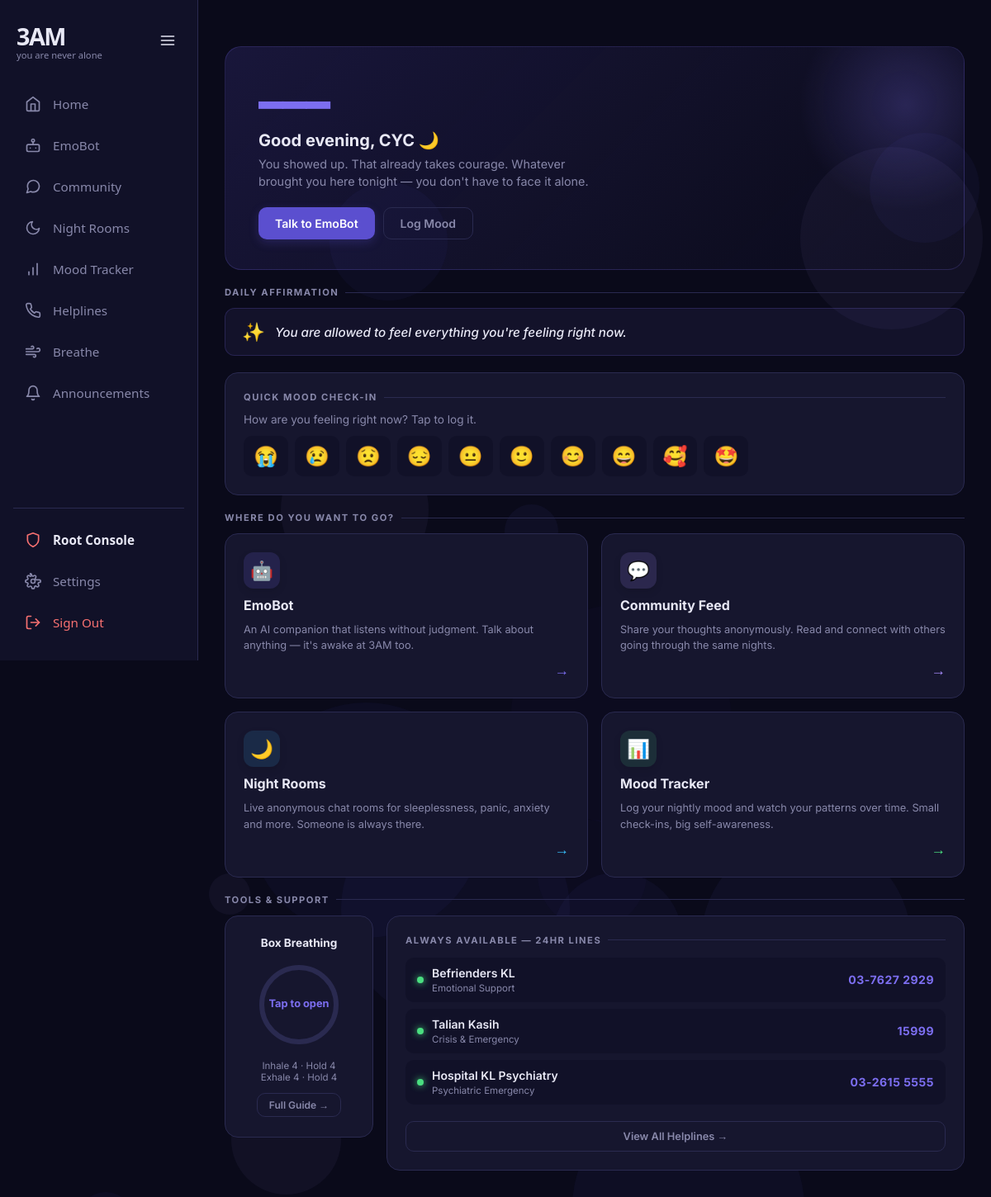
Page /home (signed in) on the committed database.
### app/models.py (models this page shows, shortened)
class User(UserMixin, db.Model):
    __tablename__ = "users"
    id             = db.Column(db.Integer, primary_key=True)
    username       = db.Column(db.String(80), unique=True, nullable=False)
    email          = db.Column(db.String(120), unique=True, nullable=False)
    password_hash  = db.Column(db.String(255), nullable=False)
    is_anonymous_mode = db.Column(db.Boolean, default=False)
    is_admin       = db.Column(db.Boolean, default=False)
    created_at     = db.Column(db.DateTime, default=datetime.utcnow)
    last_active    = db.Column(db.DateTime, default=datetime.utcnow)
    checkin_streak = db.Column(db.Integer, default=0)
    last_checkin   = db.Column(db.Date, nullable=True)
    moods    = db.relationship("Mood", backref="user", lazy=True)
    posts    = db.relationship("Post", backref="user", lazy=True)

class Helpline(db.Model):
    __tablename__ = "helplines"
    id      = db.Column(db.Integer, primary_key=True)
    name    = db.Column(db.String(200), nullable=False)
    phone   = db.Column(db.String(50), nullable=False)
    type    = db.Column(db.String(100), nullable=False)
    is_24hr = db.Column(db.Boolean, default=True)
    country = db.Column(db.String(100), default="Malaysia")

### app/routes/main.py (the view)
@main_bp.route("/home")
@login_required
def index():
    helplines = Helpline.query.filter_by(is_24hr=True).limit(3).all()
    return render_template("home.html", helplines=helplines)

### app/__init__.py (called while the page is built)
@login_manager.user_loader
def load_user(user_id):
    from app.models import User
    return User.query.get(int(user_id))

### app/templates/home.html (shortened to what this page needs)
{% extends "base.html" %}
{% block content %}
<div class="page-wrap">
  <div class="hero">
    <div class="hero-time" id="liveClock">–––</div>
    <div class="hero-greeting">Good <span id="timePeriod">evening</span>, {{ current_user.username }} 🌙</div>
    <div class="hero-sub">You showed up. That already takes courage. Whatever brought you here tonight — you don't have to face it alone.</div>
    <div class="hero-actions">
      <a href="/emobot" class="btn btn-primary">Talk to EmoBot</a>
      <a href="/mood" class="btn btn-ghost">Log Mood</a>
    </div>
  </div>
  <div class="section-label">Daily Affirmation</div>
  <div class="affirmation-box" id="affirmBoxClick" style="cursor:pointer;" title="Click for a new affirmation">
    <span class="affirmation-icon">✨</span>
    <div class="affirmation-text" id="affirmText">You are allowed to feel everything you're feeling right now.</div>
  </div>
  <div class="mood-quick">
    <div class="section-label">Quick Mood Check-In</div>
    <p style="font-size:0.85rem; color:var(--muted);">How are you feeling right now? Tap to log it.</p>
    <div class="mood-quick-row">
      <a href="/mood?score=1" class="mini-emoji" title="Struggling badly">😭</a>
      <a href="/mood?score=2" class="mini-emoji" title="Really sad">😢</a>
      <a href="/mood?score=3" class="mini-emoji" title="Feeling low">😟</a>
      <a href="/mood?score=4" class="mini-emoji" title="A bit down">😔</a>
      <a href="/mood?score=5" class="mini-emoji" title="Neutral">😐</a>
      <a href="/mood?score=6" class="mini-emoji" title="Okay">🙂</a>
      <a href="/mood?score=7" class="mini-emoji" title="Pretty good">😊</a>
      <a href="/mood?score=8" class="mini-emoji" title="Good">😄</a>
      <a href="/mood?score=9" class="mini-emoji" title="Really good">🥰</a>
      <a href="/mood?score=10" class="mini-emoji" title="Amazing!">🤩</a>
    </div>
  </div>
  <div class="section-label">Where do you want to go?</div>
  <div class="home-grid">
    <a href="/emobot" class="feat-card"
       style="--card-accent:#7c6ef0; --card-shadow:rgba(124,110,240,0.4); --card-icon-bg:rgba(124,110,240,0.15);">
      <div class="feat-icon">🤖</div>
      <div class="feat-title">EmoBot</div>
      <div class="feat-desc">An AI companion that listens without judgment. Talk about anything — it's awake at 3AM too.</div>
      <div class="feat-arrow">→</div>
    </a>
    <a href="/feed" class="feat-card"
       style="--card-accent:#a78bfa; --card-shadow:rgba(167,139,250,0.4); --card-icon-bg:rgba(167,139,250,0.15);">
      <div class="feat-icon">💬</div>
      <div class="feat-title">Community Feed</div>
      <div class="feat-desc">Share your thoughts anonymously. Read and connect with others going through the same nights.</div>
      <div class="feat-arrow">→</div>
    </a>
    <a href="/chat" class="feat-card"
       style="--card-accent:#38bdf8; --card-shadow:rgba(56,189,248,0.35); --card-icon-bg:rgba(56,189,248,0.12);">
      <div class="feat-icon">🌙</div>
      <div class="feat-title">Night Rooms</div>
      <div class="feat-desc">Live anonymous chat rooms for sleeplessness, panic, anxiety and more. Someone is always there.</div>
      <div class="feat-arrow">→</div>
    </a>
    <a href="/mood" class="feat-card"
       style="--card-accent:#4ade80; --card-shadow:rgba(74,222,128,0.35); --card-icon-bg:rgba(74,222,128,0.12);">
      <div class="feat-icon">📊</div>
      <div class="feat-title">Mood Tracker</div>
      <div class="feat-desc">Log your nightly mood and watch your patterns over time. Small check-ins, big self-awareness.</div>
      <div class="feat-arrow">→</div>
    </a>
  </div>
  <div class="section-label">Tools & Support</div>
  <div class="bottom-grid">
    <div class="breathe-card">
      <div class="breathe-title">Box Breathing</div>
      <div class="ring-wrap" id="breatheRing" title="Click to open Breathing Guide">
        <svg width="110" height="110" viewBox="0 0 110 110">
          <circle class="ring-bg" cx="55" cy="55" r="45"/>
          <circle class="ring-fill" id="ringArc" cx="55" cy="55" r="45"/>
        </svg>
        <div class="ring-label" id="ringLabel">
          <span id="ringPhase" style="font-size:0.8rem; color:var(--purple); font-weight:700;">Tap to open</span>
        </div>
      </div>
      <div class="breathe-hint">Inhale 4 · Hold 4<br>Exhale 4 · Hold 4</div>
      <a href="/breathing" class="btn btn-ghost" style="font-size:0.75rem; padding:6px 14px;">Full Guide →</a>
    </div>
    <div class="helplines-card">
      <div class="section-label" style="margin-bottom:14px;">Always Available — 24hr Lines</div>
      {% for line in helplines %}
      <div class="helpline-row">
        <div class="helpline-dot"></div>
        <div class="helpline-name">{{ line.name }}<br>
          <span style="font-size:0.72rem; font-weight:400; color:var(--muted);">{{ line.type }}</span>
        </div>
        <a href="tel:{{ line.phone }}" class="helpline-phone" style="text-decoration:none;">{{ line.phone }}</a>
      </div>
      {% endfor %}
      <a href="/helplines" class="btn btn-ghost" style="width:100%; justify-content:center; margin-top:12px; font-size:0.8rem;">
        View All Helplines →
      </a>
    </div>
  </div>
</div>
{% endblock %}

### app/templates/base.html (style rules this page uses)
:root { --bg: #0a0a1a; --bg2: #111128; --card: #16162e; --border: #2a2a50; --purple: #7c6ef0; --purple2: #5b4fcf; --text: #e8e8f5; --muted: #8888aa; --green: #4ade80; --red: #f87171; --sidebar-width: 240px; --sidebar-collapsed-width: 80px; }
* { box-sizing: border-box; margin: 0; padding: 0; }
body { font-family: system-ui, sans-serif; background: var(--bg); color: var(--text); min-height: 100vh; display: flex; overflow-x: hidden; }
.btn { display: inline-flex; align-items: center; justify-content: center; gap: 8px; padding: 10px 20px; border-radius: 10px; font-size: 0.875rem; font-weight: 600; border: none; cursor: pointer; text-decoration: none; transition: all 0.2s; }
.btn-primary { background: var(--purple2); color: white; box-shadow: 0 4px 12px rgba(91, 79, 207, 0.25); }
.btn-ghost { background: transparent; color: var(--muted); border: 1px solid var(--border); }

### rows in the picture
User: username "CYC"
Helpline: name "Befrienders KL", type "Emotional Support", phone "03-7627 2929"
Helpline: name "Talian Kasih", type "Crisis & Emergency", phone "15999"
Helpline: name "Hospital KL Psychiatry", type "Psychiatric Emergency", phone "03-2615 5555"
